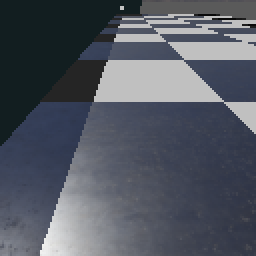
#> input picture Competencias/Robocup_2022/refactored_code/img.png, 128 x 128 px (shown 2 times larger)
$ python -i fixture_detection.py   (imports and definitions only)
#> lines starting #> are read from the running program, lines starting #| are printed output that depends on the picture; after the words box and inside, x2 and y2 are one past the last pixel; in counts of white or black regions, pixels touching at a corner belong together
import cv2 as cv
import numpy as np
import random

from flags import SHOW_DEBUG, SHOW_FIXTURE_DEBUG

class Filter:
    def __init__(self, lower_hsv, upper_hsv):
#> further down, picture is the input picture: shape (128, 128, 3); mean B, G, R 98, 87.8, 82.6
        self.lower = np.array(lower_hsv)
        self.upper = np.array(upper_hsv)

    def filter(self, img):
        hsv_image = cv.cvtColor(img, cv.COLOR_BGR2HSV)
#> hsv_image: shape (128, 128, 3); mean H, S, V 89, 55, 98
        mask = cv.inRange(hsv_image, self.lower, self.upper)
#> mask: shape (128, 128); every value is 0
#> in filter (call 3), `mask = cv.inRange(hsv_image, self.lower, self.upper)`:
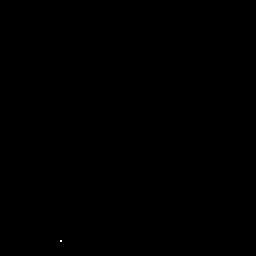
#> mask: shape (128, 128) (shown 2 times larger); 0.01% white in thin lines or dots, all inside (x1, y1, x2, y2) = (30, 120, 31, 121)
        #imgResult = cv.bitwise_and(img, img, mask=mask)
        return mask

#red_filter = Filter(lower_hsv=(73, 157, 127), upper_hsv=(179, 255, 255))
red_filter = Filter(lower_hsv=(160, 170, 127), upper_hsv=(170, 255, 255))
#yellow_filter = Filter(lower_hsv=(0, 157, 82), upper_hsv=(40, 255, 255))
yellow_filter = Filter(lower_hsv=(25, 157, 82), upper_hsv=(30, 255, 255))
white_filter = Filter(lower_hsv=(0, 0, 207), upper_hsv=(0, 0, 207))
black_filter = Filter(lower_hsv=(0, 0, 0), upper_hsv=(0, 0, 0))
vicitim_letter_filter = Filter(lower_hsv=(0, 0, 0), upper_hsv=(5, 255, 100))

filter_for_tuning = white_filter

"""
cv.namedWindow("trackbars")

cv.createTrackbar("min_h", "trackbars", filter_for_tuning.lower[0], 255, lambda x: None)
cv.createTrackbar("max_h", "trackbars", filter_for_tuning.upper[0], 255, lambda x: None)

cv.createTrackbar("min_s", "trackbars", filter_for_tuning.lower[1], 255, lambda x: None)
cv.createTrackbar("max_s", "trackbars", filter_for_tuning.upper[1], 255, lambda x: None)

cv.createTrackbar("min_v", "trackbars", filter_for_tuning.lower[2], 255, lambda x: None)
cv.createTrackbar("max_v", "trackbars", filter_for_tuning.upper[2], 255, lambda x: None)
"""
# [10 lines left out: function tune_filter, not called in this run]


def sum_images(images):
    final_img = images[0]
    for index, image in enumerate(images):
        final_img += image
#> this loop made 4 passes
        #cv.imshow(str(index), image)
    final_img[final_img > 255] = 255
    return final_img

def filter_victims(victims):
    final_victims = []
    for vic in victims:
        if SHOW_FIXTURE_DEBUG:
            print("victim:", vic["position"], vic["image"].shape)
        if vic["image"].shape[0] > 25 and vic["image"].shape[1] > 20:
            final_victims.append(vic)
    return final_victims

def find_victims(image):
    """
    Finds victims in the image.
    Returns a list of dictionaries containing vicitims positions and images.
    """
    binary_images = [red_filter.filter(image),
                    yellow_filter.filter(image),
                    white_filter.filter(image),
                    black_filter.filter(image)]

    binary_image = sum_images(binary_images)
    #print(binary_image)
    if SHOW_FIXTURE_DEBUG:
        cv.imshow("binaryImage", binary_image)

    # Encuentra los contornos, aunque se puede confundir con el contorno de la letra
    contours, _ = cv.findContours(binary_image, cv.RETR_TREE, cv.CHAIN_APPROX_SIMPLE)
#> contours = [[[30, 120]]]
    # Pra evitar la confusion dibuja rectangulos blancos donde estan los contornos en la imagen y despues vuelve a
    # sacar los contornos para obtener solo los del rectangulo, no los de las letras.
    for c0 in contours:
        x, y, w, h = cv.boundingRect(c0)
        cv.rectangle(binary_image, (x, y), (x + w, y + h), (225, 255, 255), -1)
#> this loop made 1 pass
#> (x, y, w, h) on pass 1: (30, 120, 1, 1)
#> binary_image: shape (128, 128); values 0 (black) and 225 (white), 0.02% white in thin lines or dots, all inside (x1, y1, x2, y2) = (30, 120, 32, 122)
    contours, _ = cv.findContours(binary_image, cv.RETR_TREE, cv.CHAIN_APPROX_SIMPLE)
#> contours = [[[30, 120], [30, 121], [31, 121], [31, 120]]]
    # saca las medidas y la posicion de los contornos y agrega a la lista de imagenes la parte esa de la imagen original
    # Tambien anade la posicion de cada recuadro en la imagen original
    final_victims = []
    for c in contours:
        x, y, w, h = cv.boundingRect(c)
        final_victims.append({"image":image[y:y + h, x:x + w], "position":(x, y)})
#> this loop made 1 pass
#> (c, x, y, w, h) on pass 1: ([[30, 120], [30, 121], [31, 121], [31, 120]], 30, 120, 2, 2)
#> after the loop, final_victims = 1 item
    return filter_victims(final_victims)
#> the loop in filter_victims, `for vic in victims:` made 1 pass
#> after the loop in filter_victims, `for vic in victims:`: final_victims = []

# [67 lines left out: functions crop_white, classify_victim, not called in this run]


def is_poison(black_points, white_points):
    return black_points < 600 and white_points > 700 and white_points < 4000

def is_victim(black_points, white_points):
    return white_points > 5000 and 4000 > black_points > 100

def is_corrosive(black_points, white_points):
    return 700 < white_points < 2500 and 1000 < black_points < 2500

def is_flammable(red_points, white_points):
    return red_points and white_points

def is_organic_peroxide(red_points, yellow_points):
    return red_points and yellow_points

def is_already_detected(point_counts):
    if point_counts["white"] and not (point_counts["black"] + point_counts["red"] + point_counts["yellow"]):
        return True


# [53 lines left out: function classify_fixture, not called in this run]

>>> import cv2
>>> picture = cv2.imread('../img.png')
>>> result = find_victims(picture)
#> result = []
